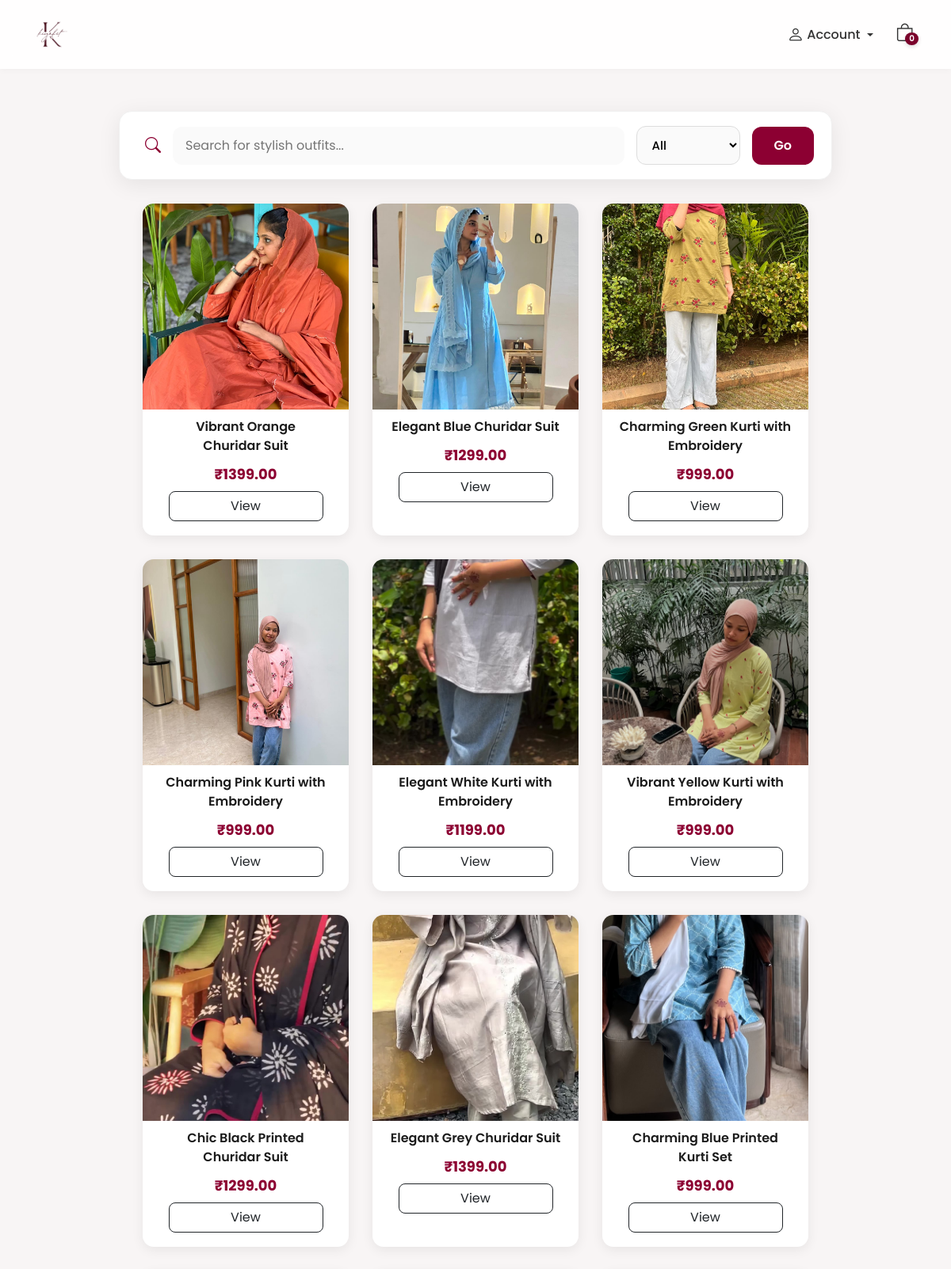
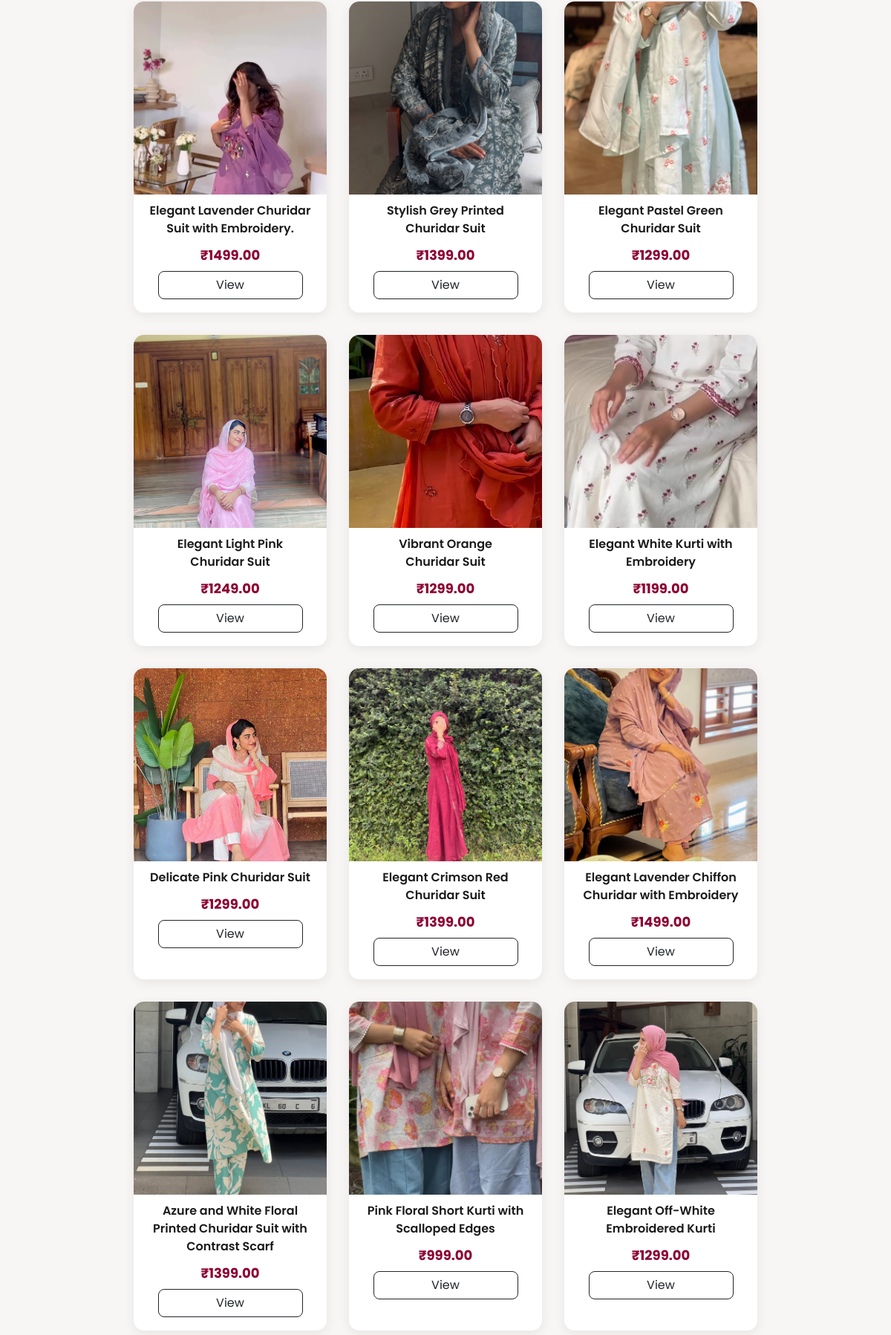
Page /products/all (upper part) on the committed database (2 pictures, top to bottom).
### store_app/models.py (models this page shows, shortened)
class Product(models.Model):
    name = models.CharField(max_length=200)
    category = models.CharField(max_length=50, choices=CATEGORIES)
    price = models.DecimalField(max_digits=10, decimal_places=2)
    description = models.TextField(blank=True, null=True)
    cover_image = models.ImageField(upload_to="products/cover/")
    created_at = models.DateTimeField(auto_now_add=True)

### store_app/views.py (the view)
# urls.py: path("products/all", views.AllProductsView.as_view(), name="all_products"),
class AllProductsView(View):
    def get(self, request):
        search = request.GET.get("search", "")
        category = request.GET.get("category", "")
        products = Product.objects.all().order_by("-created_at")
        if search:
            products = products.filter(name__icontains=search)
        if category:
            products = products.filter(category=category)
        categories = [c[0] for c in CATEGORIES]
        return render(request, "all_products.html", {
            "products": products,
            "search": search,
            "category": category,
            "categories": categories,
        })

### store_app/context_processors.py (called while the page is built)
def cart_item_count(request):
    if request.user.is_authenticated:
        count = CartItem.objects.filter(user=request.user).count()
    else:
        count = 0
    return {'cart_item_count': count}

### store_app/templates/all_products.html (shortened to what this page needs)
{% extends "customer_base.html" %}
{% block content %}
<div class="container">
    <div class="search-bar-container">
        <form method="GET">
            <div class="search-box">
                <i class="bi bi-search search-icon"></i>
                <input type="text" name="search"
                       class="search-input"
                       placeholder="Search for stylish outfits..."
                       value="{{ search }}">
                <select name="category" class="category-select">
                    <option value="">All</option>
                </select>
                <button class="filter-btn">Go</button>
            </div>
        </form>
    </div>
    <div class="product-grid">
        {% if products %}
            {% for product in products %}
            <div class="product-card">
                <img src="{{ product.cover_image.url }}" class="product-img">
                <div class="product-info">
                    <div class="product-title">{{ product.name }}</div>
                    <div class="price-tag">₹{{ product.price }}</div>
                    <a href="{% url 'product_detail_view' product.id %}"
                       class="btn btn-outline-dark mt-2 w-75"
                       style="border-radius:8px;">View</a>
                </div>
            </div>
            {% endfor %}
        {% else %}
            <p class="text-center text-muted mt-5 w-100">No products found.</p>
        {% endif %}
    </div>
</div>
{% endblock %}

### store_app/templates/customer_base.html (style rules this page uses)
:root { --bg-light: #f8f5f5; --panel: #fff; --rose: #7a002b; --accent: #b49782; --ink: #1b1b1b; }
html, body { height: 100%; margin: 0; }
body { display: flex; flex-direction: column; min-height: 100vh; background: var(--bg-light); font-family: 'Poppins', sans-serif; color: var(--ink); }

### store_app/templates/all_products.html (style rules this page uses)
.search-bar-container { max-width: 900px; margin: 40px auto 20px; }
.search-box { background: #ffffff; padding: 18px 22px; border-radius: 16px; display: flex; align-items: center; gap: 15px; box-shadow: 0 6px 28px rgba(0,0,0,0.08); border: 1px solid #f0f0f0; transition: 0.3s ease; }
.search-icon { font-size: 20px; color: #8C0032; margin-left: 10px; }
.search-input { flex: 1; padding: 12px 16px; border: none; background: #fafafa; border-radius: 12px; font-size: 16px; transition: .25s; }
.category-select { padding: 12px 15px; border-radius: 12px; border: 1px solid #ddd; background: #fafafa; font-size: 15px; font-weight: 500; transition: .25s; }
.filter-btn { padding: 12px 28px; border-radius: 12px; background: #8C0032; border: none; color: white; font-weight: 600; transition: .25s; }
.product-grid { display: flex; flex-wrap: wrap; gap: 30px; margin-top: 30px; padding-bottom: 50px; justify-content: center; }
.product-card { width: 260px; background: white; border-radius: 14px; box-shadow: 0 4px 15px rgba(0,0,0,0.07); overflow: hidden; transition: .3s; text-align: center; padding-bottom: 18px; }
.product-img { width: 100%; height: 260px; object-fit: cover; }
.product-title { font-size: 16px; font-weight: 600; margin: 10px 12px; }
.price-tag { font-size: 18px; font-weight: 700; color: #8C0032; }

### rows in the picture
Product: cover_image (picture), name "Vibrant Orange Churidar Suit", price "1399.00"
Product: cover_image (picture), name "Elegant Blue Churidar Suit", price "1299.00"
Product: cover_image (picture), name "Charming Green Kurti with Embroidery", price "999.00"
Product: cover_image (picture), name "Charming Pink Kurti with Embroidery", price "999.00"
Product: cover_image (picture), name "Elegant White Kurti with Embroidery", price "1199.00"
Product: cover_image (picture), name "Vibrant Yellow Kurti with Embroidery", price "999.00"
Product: cover_image (picture), name "Chic Black Printed Churidar Suit", price "1299.00"
Product: cover_image (picture), name "Elegant Grey Churidar Suit", price "1399.00"
Product: cover_image (picture), name "Charming Blue Printed Kurti Set", price "999.00"
Product: cover_image (picture), name "Elegant Lavender Churidar Suit with Embroidery.", price "1499.00"
Product: cover_image (picture), name "Stylish Grey Printed Churidar Suit", price "1399.00"
Product: cover_image (picture), name "Elegant Pastel Green Churidar Suit", price "1299.00"
Product: cover_image (picture), name "Elegant Light Pink Churidar Suit", price "1249.00"
Product: cover_image (picture), name "Vibrant Orange Churidar Suit", price "1299.00"
Product: cover_image (picture), name "Elegant White Kurti with Embroidery", price "1199.00"
Product: cover_image (picture), name "Delicate Pink Churidar Suit", price "1299.00"
Product: cover_image (picture), name "Elegant Crimson Red Churidar Suit", price "1399.00"
Product: cover_image (picture), name "Elegant Lavender Chiffon Churidar with Embroidery", price "1499.00"
Product: cover_image (picture), name "Azure and White Floral Printed Churidar Suit with Contrast Scarf", price "1399.00"
Product: cover_image (picture), name "Pink Floral Short Kurti with Scalloped Edges", price "999.00"
Product: cover_image (picture), name "Elegant Off-White Embroidered Kurti", price "1299.00"
